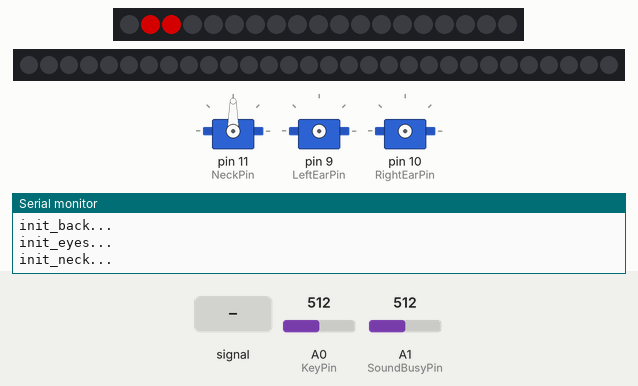
The sketch below on a simulated Arduino Uno, built with avr-gcc and run on an emulated ATmega328P. Shown: 19 RGB LEDs in strip order, left to right, 30 RGB LEDs in strip order, left to right, 3 × servo, the last lines printed to the serial monitor. Inputs (shaded band) come from the test bench; at power-on: A0 (KeyPin) = 512, A1 (SoundBusyPin) = 512. Dim RGB values are drawn brighter than linear; random numbers use the default seed unless the sketch sets one; the audio player accepts every command and is not drawn.

Above: at 1.6 s.
At 3.7 s:
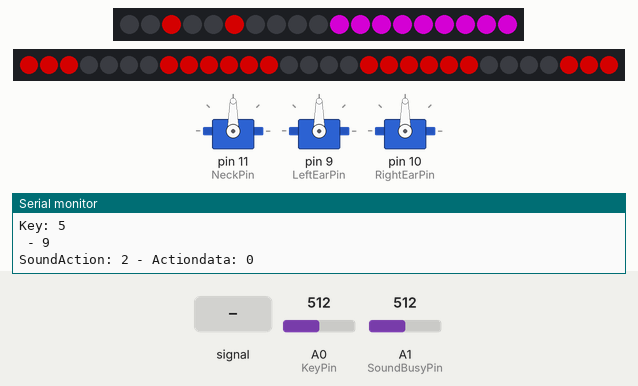
3.8 s: A0 (KeyPin) set to 466
6.8 s: A0 (KeyPin) set to 442
8.6 s: A1 (SoundBusyPin) fed a 200 Hz sine of ±460 counts around its level
At 8.82 s:
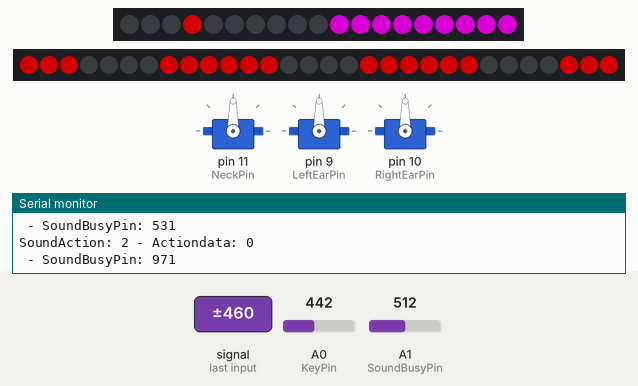
At 10.66 s:
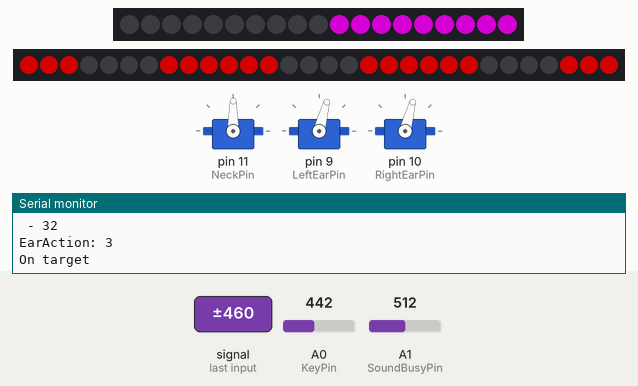
11.6 s: A0 (KeyPin) set to 460
Timing chart, 0 to 23.2 s (numbered marks = the images above; inputs shaded):
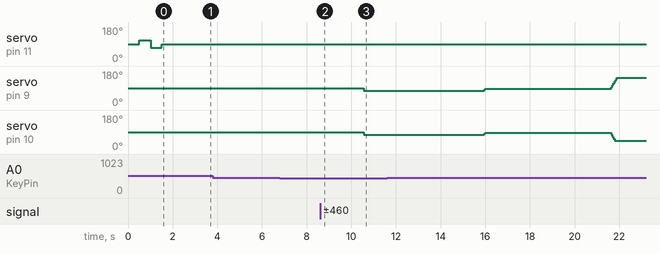

The sketch:

K9-V2.ino
```cpp
#include <SoftwareSerial.h>

#include <IRremote.h>
#include <Servo.h>

#define MaxQueueLength 25

#define EyeAction 1
#define NeckAction 2
#define EarAction 3
#define KeyAction 4
#define SoundAction 5
#define BackAction 6

// K9 - PINS
#define MP3_rx 2
#define MP3_tx 3
#define EyeDataPin 6
#define AudioPowerPin 7
#define BackLedPin 8
#define LeftEarPin 9
#define RightEarPin 10
#define NeckPin 11
#define IR_RECV_PIN 12
#define KeyPin A0
#define SoundBusyPin A1
#define SoundADCPin A2

// Back

// Back Connector
// IR Receiver
IRrecv irrecv(IR_RECV_PIN);
decode_results results;

// 2 - Switches + = Blauw/wit
// 1 - Switches - = Oranje/wit
// 3 - Switches C = Bruin
// 4 -            =
// 6 - Lights +   = Groen
// 5 - Lights -   = Oranje
// 7 - Lightd Data= Bruin/wit
// 8 -            =
//


unsigned long QueueTime[MaxQueueLength];
int QueueModule[MaxQueueLength];
int QueueAction[MaxQueueLength];
int QueueData[MaxQueueLength];
int QueueLength = 0;
int QueueChanged = false;


void setup() {
  Serial.begin(9600);
  randomSeed(5);
  Serial.println("Start Initialisation");
  Serial.println("init_back...");
  init_back();
  Backaction(10, 1);
  Serial.println("init_eyes...");
  init_eyes();
  Backaction(10, 2);
  Serial.println("init_neck...");
  init_neck();
  Backaction(10, 3);
  Serial.println("init_ears...");
  init_ears();
  Backaction(10, 4);
  Serial.println("init_keys...");
  init_keys();
  Backaction(10, 5);
  Serial.println("init_sounds...");
  init_sounds();
  Backaction(10, 6);

  Serial.println("Initialisation finished");
}

void loop() {
  //Serial.print(".");
  if (QueueChanged) {
    //Serial.print("QueueLength: ");
    //Serial.println(QueueLength);
    //DumpQueue();
    QueueChanged=false;
  }
  for (int i=0;i < QueueLength;i++) {

    if (QueueTime[i] <= millis()) {
      int QModule = QueueModule[i];
      int QAction = QueueAction[i];
      int QData = QueueData[i];
      for (int j=i;j < QueueLength;j++) {
        QueueTime[j] = QueueTime[j+1];
        QueueModule[j] = QueueModule[j+1];
        QueueAction[j] = QueueAction[j+1];
        QueueData[j] = QueueData[j+1];
      }
      QueueLength--;
      QueueChanged=true;
      Backaction(12,QModule);
      switch (QModule) {
        case 0:
          // do nothing for debugging
          break;
        case EyeAction:
          Eyeyaction(QAction);
          break;
        case NeckAction:
          Neckaction(QAction);
          break;
        case EarAction:
          Earaction(QAction);
          break;
        case KeyAction:
          Keyaction(QAction);
          break;
        case SoundAction:
          Soundaction(QAction,QData);
          break;
        case BackAction:
          Backaction(QAction,QData);
          break;
      }
      break;
    }
  }
  //delay(10);
}

// Add event to comandqueue
void Queue(int delayms, int module, int action,int data = 0) {
  QueueTime[QueueLength] = millis() + delayms;
  QueueModule[QueueLength] = module;
  QueueAction[QueueLength] = action;
  QueueData[QueueLength] = data;
  QueueLength++;
  QueueChanged=true;
}

// Removel all scheduled events for one type
void QueueRemove(int module){
  //Serial.print("Remove:");
  //Serial.println(module);
  //DumpQueue();
  int i = 0;
  for (int j=0;j < QueueLength;j++){
    if (QueueModule[j] != module) {
      QueueTime[i] = QueueTime[j];
      QueueModule[i] = QueueModule[j];
      QueueAction[i] = QueueAction[j];
      QueueData[i] = QueueData[j];
      i++;
    }
  }
  QueueLength = i;
  QueueChanged=true;
  //DumpQueue();
}

void DumpQueue(){
  Serial.println("DumpQueue:");
  for (int i=0;i < QueueLength;i++){
    Serial.print(i);
    Serial.print(" - ");
    Serial.print(QueueTime[i]);
    Serial.print(" - ");
    Serial.print(QueueModule[i]);
    Serial.print(" - ");
    Serial.print(QueueAction[i]);
    Serial.print(" - ");
    Serial.print(QueueData[i]);
    Serial.println(".");
  }


}
```

BackLights.ino
```cpp
#define BackLedCount   19
#define Brightness 128

#include <Adafruit_NeoPixel.h>
unsigned long BackTimer = 0;
Adafruit_NeoPixel BackPixels = Adafruit_NeoPixel(BackLedCount, BackLedPin, NEO_GRB + NEO_KHZ800);

int LightMap[] = {0,10,11,12,15,14,13,16,17,18};
int BinCounter = 0;

void init_back() {
  BackPixels.begin();
  digitalWrite(KeyPin, HIGH);
  for(int i=0; i < BackLedCount; i++) {
    BackPixels.setPixelColor(i , 0x000000);
  }
  BackPixels.show();
  Queue(500,BackAction,1);
}

void Backaction(int action, int actiondata) {
  //Serial.print("BackAction: ");
  //Serial.println(action);
  switch (action) {
    case 0: // off
      QueueRemove(BackAction);
      for(int i=0; i < BackLedCount; i++) {
        BackPixels.setPixelColor(i , 0x000000);
      }
      BackPixels.show();
      break;
    case 1: // Random
      for (int i=10;i < 19; i++) {
        BackPixels.setPixelColor(i,random(2) * Brightness, random(2) * Brightness, random(2) * Brightness);
      }
      BackPixels.show();
      Queue(250,BackAction,1);
      break;
    case 2:
      for (int i=10;i < 19; i++)
      {
          BackPixels.setPixelColor(i,(actiondata & 1) * Brightness, ((actiondata & 2) >> 1) * Brightness, ((actiondata & 4) >> 2) * Brightness);
      }
      QueueRemove(BackAction);
      BackPixels.show();
      break;
    case 10: // SetDisplay On
      for (int i=0;i < 10; i++) {
          if (actiondata == i)
          {
              BackPixels.setPixelColor(i,Brightness,0,0);
              BackPixels.show();
              break;
          }
      }
      BackPixels.show();
      break;
    case 11: // SetDisplay Off
      for (int i=0;i < 10; i++) {
          if (actiondata == i)
          {
              BackPixels.setPixelColor(i,Brightness,0,0);
              BackPixels.show();
              break;
          }
      }
      break;
    case 12: // SetDisplay Toggle
      for (int i=0;i < 10; i++) {
          if (actiondata == i)
          {
              if (BackPixels.getPixelColor(i) == 0) {
                 BackPixels.setPixelColor(i,Brightness,0,0);
              } else {
                 BackPixels.setPixelColor(i,0,0,0);
              }
              BackPixels.show();
              break;
          }
      }
      break;

  }
}
```

Buttons.ino
```cpp
#define KeyTimeout 10000
#define KeyScantime 100

byte LastKey = 999;
int KeyAD = 0;
int KeyValue = 0;
int KeyRepeat = 0;
int InputState = 0; // 0=idle // 1=set 1 / 2=set 2 .. enz tm 8

void init_keys() {
  digitalWrite(KeyPin, HIGH);
  Queue(KeyScantime,KeyAction,1);
}

void Keyaction(int action) {
  //Serial.print("KeyAction: ");
  //Serial.println(action);
  switch (action) {
    case 1: // read
      KeyAD = analogRead(KeyPin);
      //Serial.println(KeyAD);
      if ( KeyAD < 100 ) KeyValue = 7;
      if ( KeyAD >= 100 && KeyAD < 220 ) KeyValue = 8;
      if ( KeyAD >= 220 && KeyAD < 340 ) KeyValue = 9;
      if ( KeyAD >= 340 && KeyAD < 450 ) KeyValue = 6;
      if ( KeyAD >= 450 && KeyAD < 550 ) KeyValue = 5;
      if ( KeyAD >= 550 && KeyAD < 660 ) KeyValue = 4;
      if ( KeyAD >= 660 && KeyAD < 760 ) KeyValue = 1;
      if ( KeyAD >= 760 && KeyAD < 860 ) KeyValue = 2;
      if ( KeyAD >= 860 && KeyAD < 960 ) KeyValue = 3;
      if ( KeyAD >= 960 )
      {
        KeyValue = 0;
        KeyRepeat = 0;
        if ( KeyValue != LastKey ) Queue(KeyTimeout,KeyAction,2); // Start timeout
        LastKey = KeyValue;
      } else {
        QueueRemove(KeyAction); // Remove timeout timer
        if ( KeyValue == LastKey ){ //key allready pressed
          Serial.print("Key: ");
          Serial.println(KeyValue);
          Serial.print(" - ");
          Serial.println(KeyRepeat);
          if (KeyRepeat++ == 2) ProcessKey(KeyValue);     //debounce & no repeat
        } else { // new key pressed
          LastKey = KeyValue;
          KeyRepeat = 0;
        }
      }

      break;
    case 2: // timeout
      //QueueRemove(KeyAction); // Avoid double scan
      InputState = 0;
      // Start IDLE lights
      Queue(250,BackAction,1);
      break;
  }
  Queue(KeyScantime,KeyAction,1);
}

void ProcessKey(int key) {
  Serial.print("ProcessKey: ");
  Serial.println(key);
  if (InputState == 0) {
    InputState = key;
    Queue(1,BackAction,2,InputState);
  }
  else {
     switch (InputState) {
       case 1: ProcessKey_1(key);
               break;
       case 2: ProcessKey_2(key);
               break;
       case 3: ProcessKey_3(key);
               break;
       case 4: ProcessKey_4(key);
               break;
       case 5: ProcessKey_5(key);
               break;
       case 6: ProcessKey_6(key);
               break;
       case 7: ProcessKey_7(key);
               break;
       case 8: ProcessKey_8(key);
               break;
       case 9: ProcessKey_9(key);
               break;
     }
  }
}

void ProcessKey_1(int key){ // Manual control
  Serial.print("ProcessKey_1 :");
  Serial.println(key);
}

void ProcessKey_2(int key){ // Sounds 1
  Serial.print("ProcessKey_2 :");
  Serial.println(key);
  Queue(10,SoundAction,1,key);
}

void ProcessKey_3(int key){ // Sounds 2
  Serial.print("ProcessKey_3 :");
  Serial.println(key);
  Queue(10,SoundAction,1,key + 10);
}

void ProcessKey_4(int key){ // Sounds 3
  Serial.print("ProcessKey_4 :");
  Serial.println(key);
  Queue(10,SoundAction,1,key + 20);
}

void ProcessKey_5(int key){
  Serial.print("ProcessKey_5 :");
  Serial.println(key);
}

void ProcessKey_6(int key){
  Serial.print("ProcessKey_6 :");
  Serial.println(key);
}

void ProcessKey_7(int key){
  Serial.print("ProcessKey_7 :");
  Serial.println(key);
}

void ProcessKey_8(int key){
  Serial.print("ProcessKey_8 :");
  Serial.println(key);
}

void ProcessKey_9(int key){ // Shutdown + Startup codeslot
  Serial.print("ProcessKey_9 :");
  Serial.println(key);
}
```

Ears.ino
```cpp
#include <Adafruit_NeoPixel.h>

#define EarDelayMin 5000
#define EarDelayMax 6000
#define EarStepDelay 50

Servo ServoEarLeft;
int LeftEarTarget = 90;
int LeftEarPos = 90;
int LeftEarStep = 10;
boolean LeftEarFinished = true;

Servo ServoEarRight;
int RightEarTarget = 90;
int RightEarPos = 90;
int RightEarStep = 10;
boolean RightEarFinished = true;

void init_ears() {
  ServoEarLeft.attach(LeftEarPin);
  ServoEarRight.attach(RightEarPin);
  ServoEarLeft.write(90);
  ServoEarRight.write(90);
  Queue(500,EarAction,0);
  Queue(3000,EarAction,2);
}

void Earaction(int action) {
  int mydelay;
  Serial.print("EarAction: ");
  Serial.println(action);
  switch (action) {
    case 0: // detach
      ServoEarLeft.detach();
      ServoEarRight.detach();
      break;
    case 1: // attach
      ServoEarLeft.attach(LeftEarPin);
      ServoEarRight.attach(RightEarPin);
      break;
    case 2: // start ears
      if (LeftEarTarget != 90) {
        LeftEarTarget = 90;
      } else {
        LeftEarTarget = random(180);
      }
      LeftEarStep = random(10);
      if (RightEarTarget != 90) {
        RightEarTarget = 90;
      } else {
        RightEarTarget = random(180);
      }
      RightEarStep = 5 + random(3) * 5;
      LeftEarStep = 5 + random(3) * 5;
      mydelay = EarDelayMin + random(EarDelayMax - EarDelayMin);
      Queue(mydelay-500,EarAction,1);
      Queue(mydelay,EarAction,3);
      break;
    case 3: // Update position
 //   Serial.println("Ears:");
 //   Serial.print("Left: ");
 //   Serial.print(LeftEarPos);
 //   Serial.print(" - ");
//    Serial.print(LeftEarTarget);
//    Serial.print(" - ");
//    Serial.print(LeftEarStep);
//    Serial.print(" - ");
      // Left
      if (LeftEarPos < LeftEarTarget - LeftEarStep) {
        LeftEarPos += LeftEarStep;
        ServoEarLeft.write(LeftEarPos);
        LeftEarFinished = false;
      }
      else if (LeftEarPos > LeftEarTarget + LeftEarStep) {
        LeftEarPos -= LeftEarStep;
        ServoEarLeft.write(LeftEarPos);
        LeftEarFinished = false;
      }
      else { // on position
        LeftEarFinished = true;
      }
      // Right
      if (RightEarPos < RightEarTarget - RightEarStep) {
        RightEarPos += RightEarStep;
        ServoEarRight.write(RightEarPos);
        RightEarFinished = false;
      }
      else if (RightEarPos > RightEarTarget + RightEarStep) {
        RightEarPos -= RightEarStep;
        ServoEarRight.write(RightEarPos);
        RightEarFinished = false;
      }
      else { // on position
        RightEarFinished = true;
      }

      if ( LeftEarFinished && RightEarFinished ) {
        Serial.println("On target");
        Queue(EarStepDelay,EarAction,0);
        Queue(EarStepDelay * 2,EarAction,2); // Schedule next move
      } else {
        Queue(EarStepDelay,EarAction,3);
      }
      break;

  }
}
```

Eyes.ino
```cpp
#define EyesLedCount   30
#define BlinkSpeed 80
#define BlinkDelayMin 5000
#define BlinkDelayMax 15000

Adafruit_NeoPixel EyePixels = Adafruit_NeoPixel(EyesLedCount, EyeDataPin, NEO_GRB + NEO_KHZ800);

void init_eyes() {
  EyePixels.begin();
  for(int i=0; i<= EyesLedCount-1; i++) EyePixels.setPixelColor(i , 0);
  EyePixels.show();
  Queue(2000,EyeAction,20);
}

void Eyeyaction(int action) {
  int mydelay;
  Serial.print("EyeAction: ");
  Serial.println(action);
  switch (action) {
  case 0:  // Off
    for(int i=0; i<= EyesLedCount-1; i++) EyePixels.setPixelColor(i , 0);
    break;
  case 10:  // Single eye start
    QueueRemove(EyeAction);
    mydelay = 0;
    Queue(mydelay,EyeAction,11);mydelay += BlinkSpeed;
    Queue(mydelay,EyeAction,12);mydelay += BlinkSpeed;
    Queue(mydelay,EyeAction,13);mydelay += BlinkSpeed;
    Queue(mydelay,EyeAction,14);mydelay += BlinkSpeed;
    Queue(mydelay,EyeAction,15);mydelay += BlinkSpeed;
    Queue(mydelay,EyeAction,16);
    break;
  case 11: // onder half
    EyeSetRow(0,1 ,0x000000);
    EyeSetRow(1,1 ,0x000000);
    EyeSetRow(2,1 ,0x200000);
    break;
  case 12: // onder full
    EyeSetRow(0,1 ,0x000000);
    EyeSetRow(1,1 ,0x000000);
    EyeSetRow(2,1 ,0x800000);
    break;
  case 13: // onder full , middle half
    EyeSetRow(0,1 ,0x000000);
    EyeSetRow(1,1 ,0x200000);
    EyeSetRow(2,1 ,0x800000);
    break;
  case 14: // onder full , middle full
    EyeSetRow(0,1 ,0x000000);
    EyeSetRow(1,1 ,0x800000);
    EyeSetRow(2,1 ,0x800000);
    break;
  case 15: // onder full , middle full, top half
    EyeSetRow(0,1 ,0x200000);
    EyeSetRow(1,1 ,0x800000);
    EyeSetRow(2,1 ,0x800000);
    break;
  case 16: // onder full , middle full, top full
    EyeSetRow(0,1 ,0x800000);
    EyeSetRow(1,1 ,0x800000);
    EyeSetRow(2,1 ,0x800000);

    mydelay = BlinkDelayMin + random(BlinkDelayMax - BlinkDelayMin);
    Queue(mydelay,EyeAction,15);mydelay += BlinkSpeed;
    Queue(mydelay,EyeAction,14);mydelay += BlinkSpeed;
    Queue(mydelay,EyeAction,13);mydelay += BlinkSpeed;
    Queue(mydelay,EyeAction,12);mydelay += BlinkSpeed;
    Queue(mydelay,EyeAction,11);mydelay += BlinkSpeed;
    Queue(mydelay,EyeAction,0);mydelay += 2 * BlinkSpeed;
    Queue(mydelay,EyeAction,11);mydelay += BlinkSpeed;
    Queue(mydelay,EyeAction,12);mydelay += BlinkSpeed;
    Queue(mydelay,EyeAction,13);mydelay += BlinkSpeed;
    Queue(mydelay,EyeAction,14);mydelay += BlinkSpeed;
    Queue(mydelay,EyeAction,15);mydelay += BlinkSpeed;
    Queue(mydelay,EyeAction,16);
    DumpQueue();
    break;
  case 20:  // Double eye start
    QueueRemove(EyeAction);
    mydelay = 0;
    Queue(mydelay,EyeAction,21);mydelay += BlinkSpeed;
    Queue(mydelay,EyeAction,22);mydelay += BlinkSpeed;
    Queue(mydelay,EyeAction,23);mydelay += BlinkSpeed;
    Queue(mydelay,EyeAction,24);mydelay += BlinkSpeed;
    Queue(mydelay,EyeAction,25);mydelay += BlinkSpeed;
    Queue(mydelay,EyeAction,26);
    break;
  case 21: // onder half
    EyeSetRow(0,2 ,0x000000);
    EyeSetRow(1,2 ,0x000000);
    EyeSetRow(2,2 ,0x200000);
    break;
  case 22: // onder full
    EyeSetRow(0,2 ,0x000000);
    EyeSetRow(1,2 ,0x000000);
    EyeSetRow(2,2 ,0x800000);
    break;
  case 23: // onder full , middle half
    EyeSetRow(0,2 ,0x000000);
    EyeSetRow(1,2 ,0x200000);
    EyeSetRow(2,2 ,0x800000);
    break;
  case 24: // onder full , middle full
    EyeSetRow(0,2 ,0x000000);
    EyeSetRow(1,2 ,0x800000);
    EyeSetRow(2,2 ,0x800000);
    break;
  case 25: // onder full , middle full, top half
    EyeSetRow(0,2 ,0x200000);
    EyeSetRow(1,2 ,0x800000);
    EyeSetRow(2,2 ,0x800000);
    break;
  case 26: // onder full , middle full, top full
    EyeSetRow(0,2 ,0x800000);
    EyeSetRow(1,2 ,0x800000);
    EyeSetRow(2,2 ,0x800000);

    mydelay = BlinkDelayMin + random(BlinkDelayMax - BlinkDelayMin);
    Queue(mydelay,EyeAction,25);mydelay += BlinkSpeed;
    Queue(mydelay,EyeAction,24);mydelay += BlinkSpeed;
    Queue(mydelay,EyeAction,23);mydelay += BlinkSpeed;
    Queue(mydelay,EyeAction,22);mydelay += BlinkSpeed;
    Queue(mydelay,EyeAction,21);mydelay += BlinkSpeed;
    Queue(mydelay,EyeAction,0);mydelay += 2* BlinkSpeed;
    Queue(mydelay,EyeAction,21);mydelay += BlinkSpeed;
    Queue(mydelay,EyeAction,22);mydelay += BlinkSpeed;
    Queue(mydelay,EyeAction,23);mydelay += BlinkSpeed;
    Queue(mydelay,EyeAction,24);mydelay += BlinkSpeed;
    Queue(mydelay,EyeAction,25);mydelay += BlinkSpeed;
    Queue(mydelay,EyeAction,26);
    break;
  }
  EyePixels.show();
}

void EyeSetRow(int row,int type ,unsigned long value) {
  for(int x=0; x<= 9; x++) {
    switch (type) {
      case 1:
        if (x > 2 && x < 7) EyePixels.setPixelColor((row*10)+x , value); else EyePixels.setPixelColor((row*10)+x , 0);
        break;
      case 2:
        if (x < 3 || x > 6) EyePixels.setPixelColor((row*10)+x , value); else EyePixels.setPixelColor((row*10)+x , 0);
        break;
    }
  }

}
```

Source omitted: Neck.ino (1495 bytes), Sounds.ino (1127 bytes)
